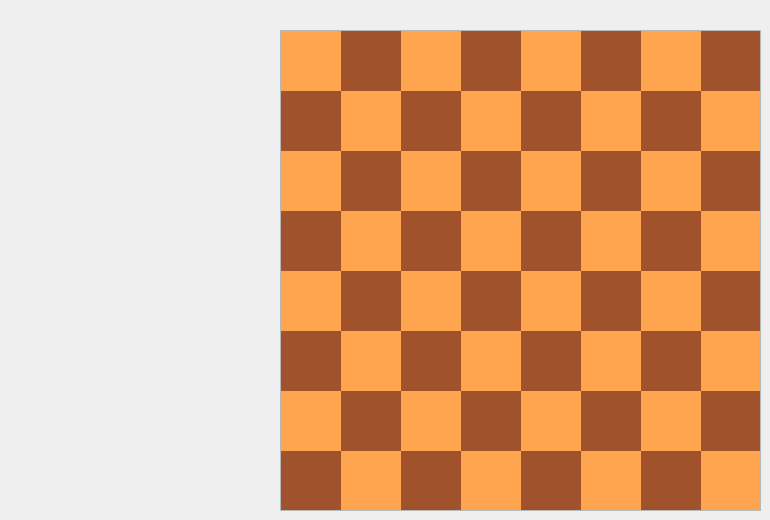
  <widget class="QWidget" name="centralwidget">
   <property name="enabled">
    <bool>true</bool>
   </property>
   <widget class="QPushButton" name="startButton">
    <property name="geometry">
     <rect>
      <x>375</x>
      <y>170</y>
      <width>250</width>
      <height>70</height>
     </rect>
    </property>
    <property name="font">
     <font>
      <family>JetBrains Mono</family>
      <pointsize>18</pointsize>
     </font>
    </property>
    <property name="cursor">
     <cursorShape>PointingHandCursor</cursorShape>
    </property>
    <property name="text">
     <string>Start new game</string>
    </property>
   </widget>
   <widget class="QPushButton" name="loadButton">
    <property name="enabled">
     <bool>true</bool>
    </property>
    <property name="geometry">
     <rect>
      <x>375</x>
      <y>270</y>
      <width>250</width>
      <height>70</height>
     </rect>
    </property>
    <property name="font">
     <font>
      <family>JetBrains Mono</family>
      <pointsize>18</pointsize>
     </font>
    </property>
    <property name="cursor">
     <cursorShape>PointingHandCursor</cursorShape>
    </property>
    <property name="text">
     <string>Load game</string>
    </property>
   </widget>
   <widget class="QTableWidget" name="chessBoard">
    <property name="enabled">
     <bool>false</bool>
    </property>
    <property name="geometry">
     <rect>
      <x>280</x>
      <y>30</y>
      <width>481</width>
      <height>481</height>
     </rect>
    </property>
    <property name="autoFillBackground">
     <bool>false</bool>
    </property>
    <property name="verticalScrollBarPolicy">
     <enum>Qt::ScrollBarAlwaysOff</enum>
    </property>
    <property name="horizontalScrollBarPolicy">
     <enum>Qt::ScrollBarAlwaysOff</enum>
    </property>
    <property name="sizeAdjustPolicy">
     <enum>QAbstractScrollArea::AdjustToContents</enum>
    </property>
    <property name="autoScroll">
     <bool>true</bool>
    </property>
    <property name="autoScrollMargin">
     <number>50</number>
    </property>
    <property name="editTriggers">
     <set>QAbstractItemView::AnyKeyPressed|QAbstractItemView::DoubleClicked|QAbstractItemView::EditKeyPressed</set>
    </property>
    <property name="tabKeyNavigation">
     <bool>true</bool>
    </property>
    <property name="showDropIndicator" stdset="0">
     <bool>true</bool>
    </property>
    <property name="dragEnabled">
     <bool>false</bool>
    </property>
    <property name="dragDropOverwriteMode">
     <bool>true</bool>
    </property>
    <property name="alternatingRowColors">
     <bool>false</bool>
    </property>
    <property name="selectionMode">
     <enum>QAbstractItemView::ContiguousSelection</enum>
    </property>
    <property name="textElideMode">
     <enum>Qt::ElideNone</enum>
    </property>
    <property name="verticalScrollMode">
     <enum>QAbstractItemView::ScrollPerItem</enum>
    </property>
    <property name="horizontalScrollMode">
     <enum>QAbstractItemView::ScrollPerItem</enum>
    </property>
    <property name="showGrid">
     <bool>false</bool>
    </property>
    <property name="wordWrap">
     <bool>true</bool>
    </property>
    <property name="cornerButtonEnabled">
     <bool>false</bool>
    </property>
    <property name="rowCount">
     <number>8</number>
    </property>
    <property name="columnCount">
     <number>8</number>
    </property>
    <attribute name="horizontalHeaderVisible">
     <bool>false</bool>
    </attribute>
    <attribute name="horizontalHeaderCascadingSectionResizes">
     <bool>false</bool>
    </attribute>
    <attribute name="horizontalHeaderMinimumSectionSize">
     <number>50</number>
    </attribute>
    <attribute name="horizontalHeaderDefaultSectionSize">
     <number>60</number>
    </attribute>
    <attribute name="horizontalHeaderHighlightSections">
     <bool>false</bool>
    </attribute>
    <attribute name="horizontalHeaderShowSortIndicator" stdset="0">
     <bool>false</bool>
    </attribute>
    <attribute name="horizontalHeaderStretchLastSection">
     <bool>false</bool>
    </attribute>
    <attribute name="verticalHeaderVisible">
     <bool>false</bool>
    </attribute>
    <attribute name="verticalHeaderMinimumSectionSize">
     <number>50</number>
    </attribute>
    <attribute name="verticalHeaderDefaultSectionSize">
     <number>60</number>
    </attribute>
    <attribute name="verticalHeaderShowSortIndicator" stdset="0">
     <bool>false</bool>
    </attribute>
    <attribute name="verticalHeaderStretchLastSection">
     <bool>false</bool>
    </attribute>
    <row>
     <property name="text">
      <string>1</string>
     </property>
    </row>
    <row>
     <property name="text">
      <string>2</string>
     </property>
    </row>
    <row>
     <property name="text">
      <string>3</string>
     </property>
    </row>
    <row>
     <property name="text">
      <string>4</string>
     </property>
    </row>
    <row>
     <property name="text">
      <string>5</string>
     </property>
    </row>
    <row>
     <property name="text">
      <string>6</string>
     </property>
    </row>
    <row>
     <property name="text">
      <string>7</string>
     </property>
    </row>
    <row>
     <property name="text">
      <string>8</string>
     </property>
    </row>
    <column>
     <property name="text">
      <string>A</string>
     </property>
    </column>
    <column>
     <property name="text">
      <string>B</string>
     </property>
    </column>
    <column>
     <property name="text">
      <string>C</string>
     </property>
    </column>
    <column>
     <property name="text">
      <string>D</string>
     </property>
    </column>
    <column>
     <property name="text">
      <string>E</string>
     </property>
    </column>
    <column>
     <property name="text">
      <string>F</string>
     </property>
    </column>
    <column>
     <property name="text">
      <string>G</string>
     </property>
    </column>
    <column>
     <property name="text">
      <string>H</string>
     </property>
    </column>
    <item row="0" column="0">
     <property name="text">
      <string notr="true"/>
     </property>
     <property name="background">
      <brush brushstyle="SolidPattern">
       <color alpha="255">
        <red>255</red>
        <green>165</green>
        <blue>79</blue>
       </color>
      </brush>
     </property>
    </item>
    <item row="0" column="1">
     <property name="background">
      <brush brushstyle="SolidPattern">
       <color alpha="255">
        <red>160</red>
        <green>82</green>
        <blue>45</blue>
       </color>
      </brush>
     </property>
    </item>
    <item row="0" column="2">
     <property name="text">
      <string notr="true"/>
     </property>
     <property name="background">
      <brush brushstyle="SolidPattern">
       <color alpha="255">
        <red>255</red>
        <green>165</green>
        <blue>79</blue>
       </color>
      </brush>
     </property>
    </item>
    <item row="0" column="3">
     <property name="background">
      <brush brushstyle="SolidPattern">
       <color alpha="255">
        <red>160</red>
        <green>82</green>
        <blue>45</blue>
       </color>
      </brush>
     </property>
    </item>
    <item row="0" column="4">
     <property name="text">
      <string notr="true"/>
     </property>
     <property name="background">
      <brush brushstyle="SolidPattern">
       <color alpha="255">
        <red>255</red>
        <green>165</green>
        <blue>79</blue>
       </color>
      </brush>
     </property>
    </item>
    <item row="0" column="5">
     <property name="background">
      <brush brushstyle="SolidPattern">
       <color alpha="255">
        <red>160</red>
        <green>82</green>
        <blue>45</blue>
       </color>
      </brush>
     </property>
    </item>
    <item row="0" column="6">
     <property name="text">
      <string notr="true"/>
     </property>
     <property name="background">
      <brush brushstyle="SolidPattern">
       <color alpha="255">
        <red>255</red>
        <green>165</green>
        <blue>79</blue>
       </color>
      </brush>
     </property>
    </item>
    <item row="0" column="7">
     <property name="background">
      <brush brushstyle="SolidPattern">
       <color alpha="255">
        <red>160</red>
        <green>82</green>
        <blue>45</blue>
       </color>
      </brush>
     </property>
    </item>
    <item row="1" column="0">
     <property name="background">
      <brush brushstyle="SolidPattern">
       <color alpha="255">
        <red>160</red>
        <green>82</green>
        <blue>45</blue>
       </color>
      </brush>
     </property>
    </item>
    <item row="1" column="1">
     <property name="background">
      <brush brushstyle="SolidPattern">
       <color alpha="255">
        <red>255</red>
        <green>165</green>
        <blue>79</blue>
       </color>
      </brush>
     </property>
    </item>
    <item row="1" column="2">
     <property name="background">
      <brush brushstyle="SolidPattern">
       <color alpha="255">
        <red>160</red>
        <green>82</green>
        <blue>45</blue>
       </color>
      </brush>
     </property>
    </item>
    <item row="1" column="3">
     <property name="background">
      <brush brushstyle="SolidPattern">
       <color alpha="255">
        <red>255</red>
        <green>165</green>
        <blue>79</blue>
       </color>
      </brush>
     </property>
    </item>
    <item row="1" column="4">
     <property name="background">
      <brush brushstyle="SolidPattern">
       <color alpha="255">
        <red>160</red>
        <green>82</green>
        <blue>45</blue>
       </color>
      </brush>
     </property>
    </item>
    <item row="1" column="5">
     <property name="background">
      <brush brushstyle="SolidPattern">
       <color alpha="255">
        <red>255</red>
        <green>165</green>
        <blue>79</blue>
       </color>
      </brush>
     </property>
    </item>
    <item row="1" column="6">
     <property name="background">
      <brush brushstyle="SolidPattern">
       <color alpha="255">
        <red>160</red>
        <green>82</green>
        <blue>45</blue>
       </color>
      </brush>
     </property>
    </item>
    <item row="1" column="7">
     <property name="background">
      <brush brushstyle="SolidPattern">
       <color alpha="255">
        <red>255</red>
        <green>165</green>
        <blue>79</blue>
       </color>
      </brush>
     </property>
    </item>
    <item row="2" column="0">
     <property name="background">
      <brush brushstyle="SolidPattern">
       <color alpha="255">
        <red>255</red>
        <green>165</green>
        <blue>79</blue>
       </color>
      </brush>
     </property>
    </item>
    <item row="2" column="1">
     <property name="background">
      <brush brushstyle="SolidPattern">
       <color alpha="255">
        <red>160</red>
        <green>82</green>
        <blue>45</blue>
       </color>
      </brush>
     </property>
    </item>
    <item row="2" column="2">
     <property name="background">
      <brush brushstyle="SolidPattern">
       <color alpha="255">
        <red>255</red>
        <green>165</green>
        <blue>79</blue>
       </color>
      </brush>
     </property>
    </item>
    <item row="2" column="3">
     <property name="background">
      <brush brushstyle="SolidPattern">
       <color alpha="255">
        <red>160</red>
        <green>82</green>
        <blue>45</blue>
       </color>
      </brush>
     </property>
    </item>
    <item row="2" column="4">
     <property name="background">
      <brush brushstyle="SolidPattern">
       <color alpha="255">
        <red>255</red>
        <green>165</green>
        <blue>79</blue>
       </color>
      </brush>
     </property>
    </item>
    <item row="2" column="5">
     <property name="background">
      <brush brushstyle="SolidPattern">
       <color alpha="255">
        <red>160</red>
        <green>82</green>
        <blue>45</blue>
       </color>
      </brush>
     </property>
    </item>
    <item row="2" column="6">
     <property name="background">
      <brush brushstyle="SolidPattern">
       <color alpha="255">
        <red>255</red>
        <green>165</green>
        <blue>79</blue>
       </color>
      </brush>
     </property>
    </item>
    <item row="2" column="7">
     <property name="background">
      <brush brushstyle="SolidPattern">
       <color alpha="255">
        <red>160</red>
        <green>82</green>
        <blue>45</blue>
       </color>
      </brush>
     </property>
    </item>
    <item row="3" column="0">
     <property name="background">
      <brush brushstyle="SolidPattern">
       <color alpha="255">
        <red>160</red>
        <green>82</green>
        <blue>45</blue>
       </color>
      </brush>
     </property>
    </item>
    <item row="3" column="1">
     <property name="background">
      <brush brushstyle="SolidPattern">
       <color alpha="255">
        <red>255</red>
        <green>165</green>
        <blue>79</blue>
       </color>
      </brush>
     </property>
    </item>
    <item row="3" column="2">
     <property name="background">
      <brush brushstyle="SolidPattern">
       <color alpha="255">
        <red>160</red>
        <green>82</green>
        <blue>45</blue>
       </color>
      </brush>
     </property>
    </item>
    <item row="3" column="3">
     <property name="background">
      <brush brushstyle="SolidPattern">
       <color alpha="255">
        <red>255</red>
        <green>165</green>
        <blue>79</blue>
       </color>
      </brush>
     </property>
    </item>
    <item row="3" column="4">
     <property name="background">
      <brush brushstyle="SolidPattern">
       <color alpha="255">
        <red>160</red>
        <green>82</green>
        <blue>45</blue>
       </color>
      </brush>
     </property>
    </item>
    <item row="3" column="5">
     <property name="background">
      <brush brushstyle="SolidPattern">
       <color alpha="255">
        <red>255</red>
        <green>165</green>
        <blue>79</blue>
       </color>
      </brush>
     </property>
    </item>
    <item row="3" column="6">
     <property name="background">
      <brush brushstyle="SolidPattern">
       <color alpha="255">
        <red>160</red>
        <green>82</green>
        <blue>45</blue>
       </color>
      </brush>
     </property>
    </item>
    <item row="3" column="7">
     <property name="background">
      <brush brushstyle="SolidPattern">
       <color alpha="255">
        <red>255</red>
        <green>165</green>
        <blue>79</blue>
       </color>
      </brush>
     </property>
    </item>
    <item row="4" column="0">
     <property name="background">
      <brush brushstyle="SolidPattern">
       <color alpha="255">
        <red>255</red>
        <green>165</green>
        <blue>79</blue>
       </color>
      </brush>
     </property>
    </item>
    <item row="4" column="1">
     <property name="background">
      <brush brushstyle="SolidPattern">
       <color alpha="255">
        <red>160</red>
        <green>82</green>
        <blue>45</blue>
       </color>
      </brush>
     </property>
    </item>
    <item row="4" column="2">
     <property name="background">
      <brush brushstyle="SolidPattern">
       <color alpha="255">
        <red>255</red>
        <green>165</green>
        <blue>79</blue>
       </color>
      </brush>
     </property>
    </item>
    <item row="4" column="3">
     <property name="background">
      <brush brushstyle="SolidPattern">
       <color alpha="255">
        <red>160</red>
        <green>82</green>
        <blue>45</blue>
       </color>
      </brush>
     </property>
    </item>
    <item row="4" column="4">
     <property name="background">
      <brush brushstyle="SolidPattern">
       <color alpha="255">
        <red>255</red>
        <green>165</green>
        <blue>79</blue>
       </color>
      </brush>
     </property>
    </item>
    <item row="4" column="5">
     <property name="background">
      <brush brushstyle="SolidPattern">
       <color alpha="255">
        <red>160</red>
        <green>82</green>
        <blue>45</blue>
       </color>
      </brush>
     </property>
    </item>
    <item row="4" column="6">
     <property name="background">
      <brush brushstyle="SolidPattern">
       <color alpha="255">
        <red>255</red>
        <green>165</green>
        <blue>79</blue>
       </color>
      </brush>
     </property>
    </item>
    <item row="4" column="7">
     <property name="background">
      <brush brushstyle="SolidPattern">
       <color alpha="255">
        <red>160</red>
        <green>82</green>
        <blue>45</blue>
       </color>
      </brush>
     </property>
    </item>
    <item row="5" column="0">
     <property name="background">
      <brush brushstyle="SolidPattern">
       <color alpha="255">
        <red>160</red>
        <green>82</green>
        <blue>45</blue>
       </color>
      </brush>
     </property>
    </item>
    <item row="5" column="1">
     <property name="background">
      <brush brushstyle="SolidPattern">
       <color alpha="255">
        <red>255</red>
        <green>165</green>
        <blue>79</blue>
       </color>
      </brush>
     </property>
    </item>
    <item row="5" column="2">
     <property name="background">
      <brush brushstyle="SolidPattern">
       <color alpha="255">
        <red>160</red>
        <green>82</green>
        <blue>45</blue>
       </color>
      </brush>
     </property>
    </item>
    <item row="5" column="3">
     <property name="background">
      <brush brushstyle="SolidPattern">
       <color alpha="255">
        <red>255</red>
        <green>165</green>
        <blue>79</blue>
       </color>
      </brush>
     </property>
    </item>
    <item row="5" column="4">
     <property name="background">
      <brush brushstyle="SolidPattern">
       <color alpha="255">
        <red>160</red>
        <green>82</green>
        <blue>45</blue>
       </color>
      </brush>
     </property>
    </item>
    <item row="5" column="5">
     <property name="background">
      <brush brushstyle="SolidPattern">
       <color alpha="255">
        <red>255</red>
        <green>165</green>
        <blue>79</blue>
       </color>
      </brush>
     </property>
    </item>
    <item row="5" column="6">
     <property name="background">
      <brush brushstyle="SolidPattern">
       <color alpha="255">
        <red>160</red>
        <green>82</green>
        <blue>45</blue>
       </color>
      </brush>
     </property>
    </item>
    <item row="5" column="7">
     <property name="background">
      <brush brushstyle="SolidPattern">
       <color alpha="255">
        <red>255</red>
        <green>165</green>
        <blue>79</blue>
       </color>
      </brush>
     </property>
    </item>
    <item row="6" column="0">
     <property name="background">
      <brush brushstyle="SolidPattern">
       <color alpha="255">
        <red>255</red>
        <green>165</green>
        <blue>79</blue>
       </color>
      </brush>
     </property>
    </item>
    <item row="6" column="1">
     <property name="background">
      <brush brushstyle="SolidPattern">
       <color alpha="255">
        <red>160</red>
        <green>82</green>
        <blue>45</blue>
       </color>
      </brush>
     </property>
    </item>
    <item row="6" column="2">
     <property name="background">
      <brush brushstyle="SolidPattern">
       <color alpha="255">
        <red>255</red>
        <green>165</green>
        <blue>79</blue>
       </color>
      </brush>
     </property>
    </item>
    <item row="6" column="3">
     <property name="background">
      <brush brushstyle="SolidPattern">
       <color alpha="255">
        <red>160</red>
        <green>82</green>
        <blue>45</blue>
       </color>
      </brush>
     </property>
    </item>
    <item row="6" column="4">
     <property name="background">
      <brush brushstyle="SolidPattern">
       <color alpha="255">
        <red>255</red>
        <green>165</green>
        <blue>79</blue>
       </color>
      </brush>
     </property>
    </item>
    <item row="6" column="5">
     <property name="background">
      <brush brushstyle="SolidPattern">
       <color alpha="255">
        <red>160</red>
        <green>82</green>
        <blue>45</blue>
       </color>
      </brush>
     </property>
    </item>
    <item row="6" column="6">
     <property name="background">
      <brush brushstyle="SolidPattern">
       <color alpha="255">
        <red>255</red>
        <green>165</green>
        <blue>79</blue>
       </color>
      </brush>
     </property>
    </item>
    <item row="6" column="7">
     <property name="background">
      <brush brushstyle="SolidPattern">
       <color alpha="255">
        <red>160</red>
        <green>82</green>
        <blue>45</blue>
       </color>
      </brush>
     </property>
    </item>
    <item row="7" column="0">
     <property name="background">
      <brush brushstyle="SolidPattern">
       <color alpha="255">
        <red>160</red>
        <green>82</green>
        <blue>45</blue>
       </color>
      </brush>
     </property>
    </item>
    <item row="7" column="1">
     <property name="background">
      <brush brushstyle="SolidPattern">
       <color alpha="255">
        <red>255</red>
        <green>165</green>
        <blue>79</blue>
       </color>
      </brush>
     </property>
    </item>
    <item row="7" column="2">
     <property name="background">
      <brush brushstyle="SolidPattern">
       <color alpha="255">
        <red>160</red>
        <green>82</green>
        <blue>45</blue>
       </color>
      </brush>
     </property>
    </item>
    <item row="7" column="3">
     <property name="background">
      <brush brushstyle="SolidPattern">
       <color alpha="255">
        <red>255</red>
        <green>165</green>
        <blue>79</blue>
       </color>
      </brush>
     </property>
    </item>
    <item row="7" column="4">
     <property name="background">
      <brush brushstyle="SolidPattern">
       <color alpha="255">
        <red>160</red>
        <green>82</green>
        <blue>45</blue>
       </color>
      </brush>
     </property>
    </item>
    <item row="7" column="5">
     <property name="background">
      <brush brushstyle="SolidPattern">
       <color alpha="255">
        <red>255</red>
        <green>165</green>
        <blue>79</blue>
       </color>
      </brush>
     </property>
    </item>
    <item row="7" column="6">
     <property name="background">
      <brush brushstyle="SolidPattern">
       <color alpha="255">
        <red>160</red>
        <green>82</green>
        <blue>45</blue>
       </color>
      </brush>
     </property>
    </item>
    <item row="7" column="7">
     <property name="background">
      <brush brushstyle="SolidPattern">
       <color alpha="255">
        <red>255</red>
        <green>165</green>
        <blue>79</blue>
       </color>
      </brush>
     </property>
    </item>
   </widget>
   <widget class="QTableWidget" name="pieces">
    <property name="enabled">
     <bool>true</bool>
    </property>
    <property name="geometry">
     <rect>
      <x>280</x>
      <y>30</y>
      <width>481</width>
      <height>481</height>
     </rect>
    </property>
    <property name="focusPolicy">
     <enum>Qt::ClickFocus</enum>
    </property>
    <property name="autoFillBackground">
     <bool>false</bool>
    </property>
    <property name="styleSheet">
     <string notr="true">background-color: rgba(55, 255, 112, 0);</string>
    </property>
    <property name="verticalScrollBarPolicy">
     <enum>Qt::ScrollBarAlwaysOff</enum>
    </property>
    <property name="horizontalScrollBarPolicy">
     <enum>Qt::ScrollBarAlwaysOff</enum>
    </property>
    <property name="sizeAdjustPolicy">
     <enum>QAbstractScrollArea::AdjustToContents</enum>
    </property>
    <property name="autoScroll">
     <bool>true</bool>
    </property>
    <property name="autoScrollMargin">
     <number>50</number>
    </property>
    <property name="editTriggers">
     <set>QAbstractItemView::AnyKeyPressed|QAbstractItemView::DoubleClicked|QAbstractItemView::EditKeyPressed</set>
    </property>
    <property name="tabKeyNavigation">
     <bool>true</bool>
    </property>
    <property name="showDropIndicator" stdset="0">
     <bool>true</bool>
    </property>
    <property name="dragEnabled">
     <bool>false</bool>
    </property>
    <property name="dragDropOverwriteMode">
     <bool>true</bool>
    </property>
    <property name="alternatingRowColors">
     <bool>false</bool>
    </property>
    <property name="selectionMode">
     <enum>QAbstractItemView::ContiguousSelection</enum>
    </property>
    <property name="textElideMode">
     <enum>Qt::ElideNone</enum>
    </property>
    <property name="verticalScrollMode">
     <enum>QAbstractItemView::ScrollPerItem</enum>
    </property>
    <property name="horizontalScrollMode">
     <enum>QAbstractItemView::ScrollPerItem</enum>
    </property>
    <property name="showGrid">
     <bool>false</bool>
    </property>
    <property name="wordWrap">
     <bool>true</bool>
    </property>
    <property name="cornerButtonEnabled">
     <bool>true</bool>
    </property>
    <property name="rowCount">
     <number>8</number>
    </property>
    <property name="columnCount">
     <number>8</number>
    </property>
    <attribute name="horizontalHeaderVisible">
     <bool>false</bool>
    </attribute>
    <attribute name="horizontalHeaderCascadingSectionResizes">
     <bool>false</bool>
    </attribute>
    <attribute name="horizontalHeaderMinimumSectionSize">
     <number>50</number>
    </attribute>
    <attribute name="horizontalHeaderDefaultSectionSize">
     <number>60</number>
    </attribute>
    <attribute name="horizontalHeaderHighlightSections">
     <bool>false</bool>
    </attribute>
    <attribute name="horizontalHeaderShowSortIndicator" stdset="0">
     <bool>false</bool>
    </attribute>
    <attribute name="horizontalHeaderStretchLastSection">
     <bool>false</bool>
    </attribute>
    <attribute name="verticalHeaderVisible">
     <bool>false</bool>
    </attribute>
    <attribute name="verticalHeaderMinimumSectionSize">
     <number>50</number>
    </attribute>
    <attribute name="verticalHeaderDefaultSectionSize">
     <number>60</number>
    </attribute>
    <attribute name="verticalHeaderShowSortIndicator" stdset="0">
     <bool>false</bool>
    </attribute>
    <attribute name="verticalHeaderStretchLastSection">
     <bool>false</bool>
    </attribute>
    <row>
     <property name="text">
      <string>1</string>
     </property>
    </row>
    <row>
     <property name="text">
      <string>2</string>
     </property>
    </row>
    <row>
     <property name="text">
      <string>3</string>
     </property>
    </row>
    <row>
     <property name="text">
      <string>4</string>
     </property>
    </row>
    <row>
     <property name="text">
      <string>5</string>
     </property>
    </row>
    <row>
     <property name="text">
      <string>6</string>
     </property>
    </row>
    <row>
     <property name="text">
      <string>7</string>
     </property>
    </row>
    <row>
     <property name="text">
      <string>8</string>
     </property>
    </row>
    <column>
     <property name="text">
      <string>A</string>
     </property>
    </column>
    <column>
     <property name="text">
      <string>B</string>
     </property>
    </column>
    <column>
     <property name="text">
      <string>C</string>
     </property>
    </column>
    <column>
     <property name="text">
      <string>D</string>
     </property>
    </column>
    <column>
     <property name="text">
      <string>E</string>
     </property>
    </column>
    <column>
     <property name="text">
      <string>F</string>
     </property>
    </column>
    <column>
     <property name="text">
      <string>G</string>
     </property>
    </column>
    <column>
     <property name="text">
      <string>H</string>
     </property>
    </column>
   </widget>
  </widget>
